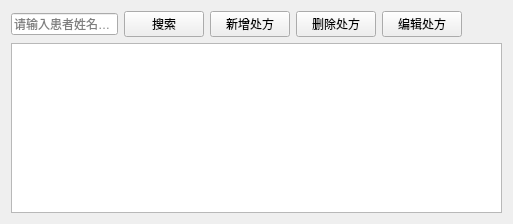
<?xml version="1.0" encoding="UTF-8"?>
<ui version="4.0">
 <class>PrescriptionView</class>
 <widget class="QWidget" name="PrescriptionView">
  <property name="geometry">
   <rect>
    <x>0</x>
    <y>0</y>
    <width>513</width>
    <height>224</height>
   </rect>
  </property>
  <property name="windowTitle">
   <string>处方管理</string>
  </property>
  <layout class="QVBoxLayout" name="verticalLayout">
   <item>
    <layout class="QHBoxLayout" name="horizontalLayout">
     <item>
      <widget class="QLineEdit" name="tstSearch">
       <property name="placeholderText">
        <string>请输入患者姓名搜索</string>
       </property>
      </widget>
     </item>
     <item>
      <widget class="QPushButton" name="btSearch">
       <property name="text">
        <string>搜索</string>
       </property>
      </widget>
     </item>
     <item>
      <widget class="QPushButton" name="btAdd">
       <property name="text">
        <string>新增处方</string>
       </property>
      </widget>
     </item>
     <item>
      <widget class="QPushButton" name="btDelete">
       <property name="text">
        <string>删除处方</string>
       </property>
      </widget>
     </item>
     <item>
      <widget class="QPushButton" name="btEdit">
       <property name="text">
        <string>编辑处方</string>
       </property>
      </widget>
     </item>
     <item>
      <spacer name="horizontalSpacer">
       <property name="orientation">
        <enum>Qt::Orientation::Horizontal</enum>
       </property>
       <property name="sizeHint" stdset="0">
        <size>
         <width>40</width>
         <height>20</height>
        </size>
       </property>
      </spacer>
     </item>
    </layout>
   </item>
   <item>
    <widget class="QTableView" name="tableView"/>
   </item>
  </layout>
 </widget>
 <resources/>
 <connections/>
</ui>
